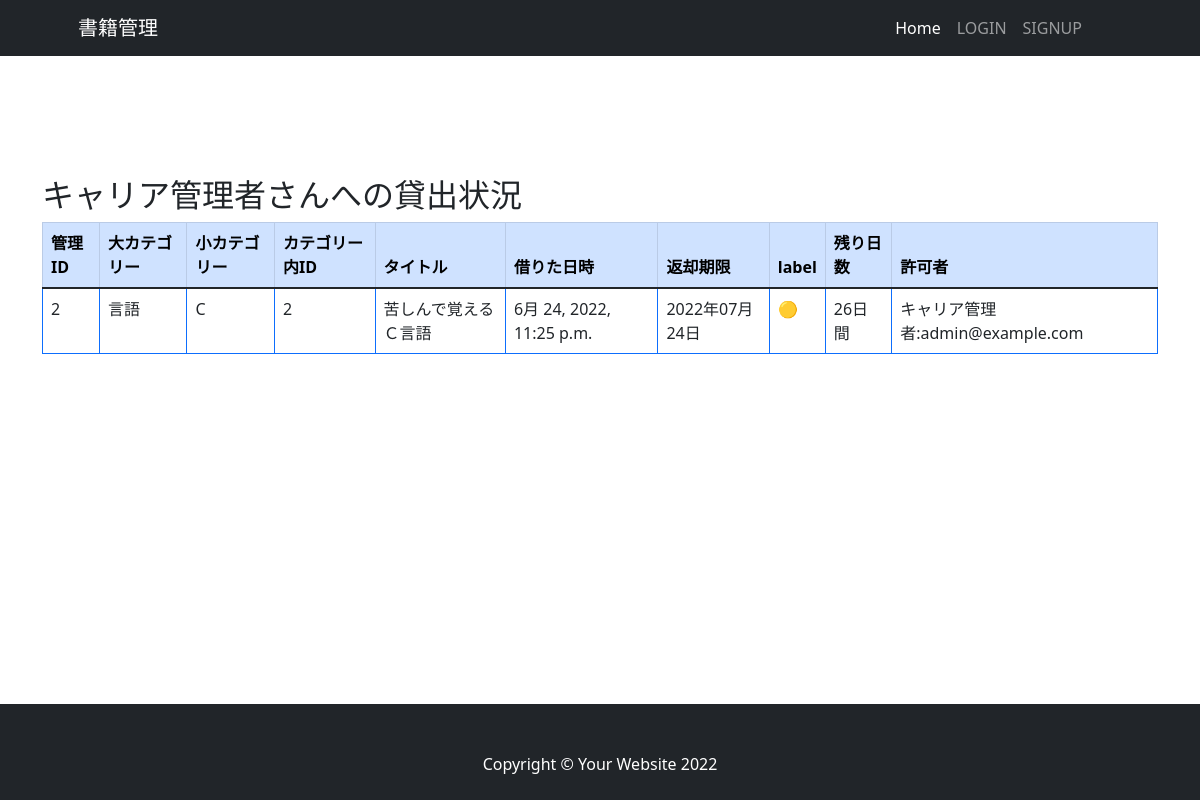
Screenshot of /detail_status_user/1/ with the database file from the repository.
### register/models.py (models this page shows, shortened)
class User(AbstractBaseUser, PermissionsMixin):
    email = models.EmailField(_('email address'), unique=True)
    first_name = models.CharField(_('first name'), max_length=30, blank=True)
    last_name = models.CharField(_('last name'), max_length=150, blank=True)
    is_staff = models.BooleanField(
        _('staff status'),
        default=False,
        help_text=_(
            'Designates whether the user can log into this admin site.'),
    )
    is_active = models.BooleanField(
        _('active'),
        default=True,
        help_text=_(
            'Designates whether this user should be treated as active. '
            'Unselect this instead of deleting accounts.'
        ),
    )
    date_joined = models.DateTimeField(_('date joined'), default=timezone.now)
    """
    5冊目での貸出上限フラグ追加
    """
    rental_limit = models.BooleanField(default=False, help_text='5冊以上借りたらTrue', verbose_name='貸出上限フラグ')
    """
    借りているかどうかでフラグ追加
    """
    is_borrowing = models.BooleanField(default=False, help_text='本を借りていればTrue', verbose_name='本を借りている人/is_borrowing')
    objects = CustomUserManager()
    EMAIL_FIELD = 'email'
    USERNAME_FIELD = 'email'
    REQUIRED_FIELDS = []
    class Meta:
        verbose_name = _('user')
        verbose_name_plural = _('users')
    def __str__(self):
        return self.last_name + self.first_name + ':' + self.email

### book_rental_app/models.py (models this page shows, shortened)
class LendingStatus(models.Model):
    checkout_date = models.DateTimeField(auto_now_add=True, verbose_name='貸し出し日')
    returned_date = models.DateTimeField(auto_now=True, verbose_name='返却日')
    book = models.ForeignKey(Books, on_delete=models.PROTECT, verbose_name='貸し出された書籍')
    borrower_user = models.ForeignKey(User, on_delete=models.PROTECT, related_name='status_borrower', verbose_name='本を借りた人')
    lender_user = models.ForeignKey(User, on_delete=models.PROTECT, related_name='status_lender', verbose_name='貸出許可を出した人')
    is_returned = models.BooleanField(default=False, help_text='本が返されたらTrue', verbose_name='返されたかどうかのラベル')
    def get_due_date(self):
        due_date = self.checkout_date + relativedelta(months=1)
        return due_date
    def get_grace_period(self):
        grace_period = self.get_due_date().date()-dt.date.today()
        return grace_period.days
    def get_is_over(self):
        today = dt.date.today()
        if today > self.get_due_date().date():
            return True
        else:
            return False
    class Meta:
        db_table = 'LendingStatus'
        verbose_name = '貸出状況'
        verbose_name_plural = '貸出状況'

class Books(models.Model):
    manage_id = models.IntegerField(verbose_name='書籍管理用ID', blank=True, null=True)
    id_in_category = models.IntegerField(verbose_name='カテゴリーにおけるID', blank=True, null=True)
    title = models.CharField(max_length=255, verbose_name='Book Title')
    category = models.ForeignKey(SmallCategory, on_delete=models.SET_NULL, blank=True, null=True, verbose_name='Small Categroy name')
    borrower_user = models.ForeignKey(User, on_delete=models.SET_NULL, blank=True, null=True, related_name='borrowing_books', verbose_name='本を借りた人')
    lender_user = models.ForeignKey(User, on_delete=models.SET_NULL, blank=True, null=True, related_name='lending_books', verbose_name='貸出許可を出した人')
    is_rental = models.BooleanField(default=False, help_text='借りられたらTrue', verbose_name='貸出中ラベル')
    created_at = models.DateTimeField(auto_now_add=True, verbose_name='書籍追加された日時')
    class Meta:
        db_table = 'Books'
        verbose_name = '書籍情報'
        verbose_name_plural = '書籍情報'

class SmallCategory(models.Model):
    large_category = models.ForeignKey(LargeCategory, on_delete=models.SET_NULL, blank=True, null=True, verbose_name='Large Categroy name')
    name = models.CharField(max_length=25, verbose_name='Small Categroy name')
    def __str__(self):
        return self.name
    class Meta:
        db_table = 'Small_Category'
        verbose_name = '小カテゴリー'
        verbose_name_plural = '小カテゴリー'

class LargeCategory(models.Model):
    name = models.CharField(max_length=25, verbose_name='Large Categroy name')
    def __str__(self):
        return self.name
    class Meta:
        db_table = 'Large_Category'
        verbose_name = '大カテゴリー'
        verbose_name_plural = '大カテゴリー'

### book_rental_app/views/lender_views.py (the view)
# urls.py: path('detail_status_user/<int:pk>/', views.detail_status_user, name='detail_status_user'),
def detail_status_user(request, pk):
    status_user = User.objects.get(id=pk)
    lending_status = LendingStatus.objects.filter(borrower_user=status_user, is_returned=False)
    context = {
        'status_user': status_user,
        'lending_status': lending_status,
    }
    return render(request, 'lender/list_status/detail_status_user.html', context)

### book_rental_app/templates/lender/list_status/detail_status_user.html (shortened to what this page needs)
{% extends 'lender/base.html' %}
{% load custom_tag %}
{% block content %}
        <section class="pt-4">
            <div class="container">
                <h2>{{ status_user.last_name }}{{ status_user.first_name }}さんへの貸出状況</h2>
                  <table class="table table-bordered border-primary table-hover">
                    <thead class="table-primary">
                      <tr>
                        <th scope="col">管理ID</th>
                        <th scope="col">大カテゴリー</th>
                        <th scope="col">小カテゴリー</th>
                        <th scope="col">カテゴリー内ID</th>
                        <th scope="col">タイトル</th>
                        <th scope="col">借りた日時</th>
                        <th scope="col">返却期限</th>
                        <th scope="col" width="3%">label</th>
                        <th scope="col">残り日数</th>
                        <th scope="col">許可者</th>
                      </tr>
                    </thead>
                    {% if lending_status %}
                    {% for status in lending_status %}
                    {% if not status.is_returned %}
                    <tbody>
                      <tr>
                          <td>{{ status.book.manage_id }}</td>
                          <td>{{ status.book.category.large_category }}</td>
                          <td>{{ status.book.category }}</td>
                          <td>{{ status.book.id_in_category }}</td>
                          <td>{{ status.book.title }}</td>
                          <td>{{ status.checkout_date }}</td>
                          <td>{{ status.get_due_date | date:"Y年m月j日" }}</td>
                          {% if not status.get_is_over %}
                          {% if status.get_grace_period >= 28 %}
                          <td>🟢</td>
                          {% elif status.get_grace_period >= 14 %}
                          <td>🟡</td>
                          {% elif status.get_grace_period >= 3 %}
                          <td>🟠</td>
                          {% elif status.get_grace_period == 0 %}
                          <td>🔴</td>
                          {% endif %}
                          {% else %}
                          <td>❌</td>
                          {% endif %}
                          {% if status.get_grace_period >= 0 %}
                          <td>{{ status.get_grace_period }}日間</td>
                          {% else %}
                          <td>延滞{% multiplication -1 status.get_grace_period %}日間</td>
                          {% endif %}
                          <td>{{ status.lender_user }}</td>
                      </tr>
                    </tbody>
                    {% endif %}
                    {% endfor %}
                    {% else %}
                    <h3>あなたが借りている本はありません。</h3>
                    {% endif %}
                  </table>
            </div>
        </section>
{% endblock %}

### static/css/mystyle.css (style rules this page uses)
body { margin: 0; padding: 0; position: relative; padding-bottom: 120px; }
section { margin-top: 6rem; }

### rows the page displays
User: last_name "キャリア", first_name "管理者"
LendingStatus: book.manage_id "2", book.category.large_category "言語", book.category "C", book.id_in_category "2", book "苦しんで覚えるＣ言語", checkout_date "6月 24, 2022, 11:25 p.m.", get_due_date "2022年07月24日", get_grace_period "26", lender_user "キャリア管理者:admin@example.com"
